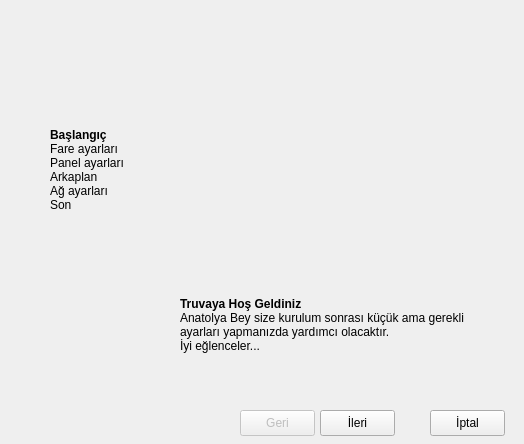
<ui version="4.0" >
 <class>StarterWindow</class>
 <widget class="QMainWindow" name="StarterWindow" >
  <property name="enabled" >
   <bool>true</bool>
  </property>
  <property name="geometry" >
   <rect>
    <x>0</x>
    <y>0</y>
    <width>524</width>
    <height>444</height>
   </rect>
  </property>
  <property name="sizePolicy" >
   <sizepolicy vsizetype="Preferred" hsizetype="Preferred" >
    <horstretch>15</horstretch>
    <verstretch>15</verstretch>
   </sizepolicy>
  </property>
  <property name="minimumSize" >
   <size>
    <width>524</width>
    <height>444</height>
   </size>
  </property>
  <property name="maximumSize" >
   <size>
    <width>524</width>
    <height>444</height>
   </size>
  </property>
  <property name="focusPolicy" >
   <enum>Qt::NoFocus</enum>
  </property>
  <property name="windowTitle" >
   <string>Anatolya Bey</string>
  </property>
  <property name="windowIcon" >
   <iconset resource="../../icons/startericons.qrc" >:/icon/icon.png</iconset>
  </property>
  <property name="styleSheet" >
   <string>QMainWindow {background-image: url(:/beyimage/beyimage.png);}</string>
  </property>
  <widget class="QWidget" name="centralwidget" >
   <widget class="QLabel" name="logoLabel" >
    <property name="geometry" >
     <rect>
      <x>170</x>
      <y>70</y>
      <width>321</width>
      <height>211</height>
     </rect>
    </property>
    <property name="text" >
     <string/>
    </property>
    <property name="pixmap" >
     <pixmap resource="../../icons/startericons.qrc" >:/truvalogo/truva-logo.png</pixmap>
    </property>
   </widget>
   <widget class="QLabel" name="welcomeLabel" >
    <property name="geometry" >
     <rect>
      <x>180</x>
      <y>260</y>
      <width>291</width>
      <height>131</height>
     </rect>
    </property>
    <property name="text" >
     <string>&lt;html>&lt;head>&lt;meta name="qrichtext" content="1" />&lt;style type="text/css">
p, li { white-space: pre-wrap; }
&lt;/style>&lt;/head>&lt;body style=" font-family:'Sans Serif'; font-size:9pt; font-weight:400; font-style:normal;">
&lt;p style=" margin-top:0px; margin-bottom:0px; margin-left:0px; margin-right:0px; -qt-block-indent:0; text-indent:0px;">&lt;span style=" font-weight:600;">Truvaya Hoş Geldiniz&lt;/span>&lt;/p>
&lt;p style=" margin-top:0px; margin-bottom:0px; margin-left:0px; margin-right:0px; -qt-block-indent:0; text-indent:0px; font-weight:600;">&lt;span style=" font-weight:400;">Anatolya Bey size kurulum sonrası küçük ama gerekli&lt;/span>&lt;/p>
&lt;p style=" margin-top:0px; margin-bottom:0px; margin-left:0px; margin-right:0px; -qt-block-indent:0; text-indent:0px;">ayarları yapmanızda yardımcı olacaktır.&lt;/p>
&lt;p style=" margin-top:0px; margin-bottom:0px; margin-left:0px; margin-right:0px; -qt-block-indent:0; text-indent:0px;">İyi eğlenceler...&lt;/p>&lt;/body>&lt;/html></string>
    </property>
   </widget>
   <widget class="QPushButton" name="cancelButton" >
    <property name="geometry" >
     <rect>
      <x>430</x>
      <y>410</y>
      <width>75</width>
      <height>26</height>
     </rect>
    </property>
    <property name="text" >
     <string>İptal</string>
    </property>
    <property name="icon" >
     <iconset resource="../../icons/startericons.qrc" >:/exit-button/application-exit.png</iconset>
    </property>
   </widget>
   <widget class="QPushButton" name="nextButton" >
    <property name="geometry" >
     <rect>
      <x>320</x>
      <y>410</y>
      <width>75</width>
      <height>26</height>
     </rect>
    </property>
    <property name="text" >
     <string>İleri</string>
    </property>
    <property name="icon" >
     <iconset resource="../../icons/startericons.qrc" >:/go-next/go-next.png</iconset>
    </property>
   </widget>
   <widget class="QPushButton" name="backButton" >
    <property name="enabled" >
     <bool>false</bool>
    </property>
    <property name="geometry" >
     <rect>
      <x>240</x>
      <y>410</y>
      <width>75</width>
      <height>26</height>
     </rect>
    </property>
    <property name="text" >
     <string>Geri</string>
    </property>
    <property name="icon" >
     <iconset resource="../../icons/startericons.qrc" >:/go-previous/go-previous.png</iconset>
    </property>
   </widget>
   <widget class="QLabel" name="basementsLabel" >
    <property name="geometry" >
     <rect>
      <x>50</x>
      <y>110</y>
      <width>81</width>
      <height>121</height>
     </rect>
    </property>
    <property name="text" >
     <string>&lt;!DOCTYPE HTML PUBLIC "-//W3C//DTD HTML 4.0//EN" "http://www.w3.org/TR/REC-html40/strict.dtd">
&lt;html>&lt;head>&lt;meta name="qrichtext" content="1" />&lt;style type="text/css">
p, li { white-space: pre-wrap; }
&lt;/style>&lt;/head>&lt;body style=" font-family:'Sans Serif'; font-size:9pt; font-weight:400; font-style:normal;">
&lt;p style=" margin-top:0px; margin-bottom:0px; margin-left:0px; margin-right:0px; -qt-block-indent:0; text-indent:0px;">&lt;span style=" font-weight:600;">Başlangıç&lt;/span>&lt;/p>
&lt;p style=" margin-top:0px; margin-bottom:0px; margin-left:0px; margin-right:0px; -qt-block-indent:0; text-indent:0px;">Fare ayarları&lt;/p>
&lt;p style=" margin-top:0px; margin-bottom:0px; margin-left:0px; margin-right:0px; -qt-block-indent:0; text-indent:0px;">Panel ayarları&lt;/p>
&lt;p style=" margin-top:0px; margin-bottom:0px; margin-left:0px; margin-right:0px; -qt-block-indent:0; text-indent:0px;">Arkaplan&lt;/p>
&lt;p style=" margin-top:0px; margin-bottom:0px; margin-left:0px; margin-right:0px; -qt-block-indent:0; text-indent:0px;">Ağ ayarları&lt;/p>
&lt;p style=" margin-top:0px; margin-bottom:0px; margin-left:0px; margin-right:0px; -qt-block-indent:0; text-indent:0px; font-weight:600;">&lt;span style=" font-weight:400;">Son&lt;/span>&lt;/p>&lt;/body>&lt;/html></string>
    </property>
   </widget>
  </widget>
 </widget>
 <resources>
  <include location="../../icons/startericons.qrc" />
 </resources>
 <connections/>
</ui>
